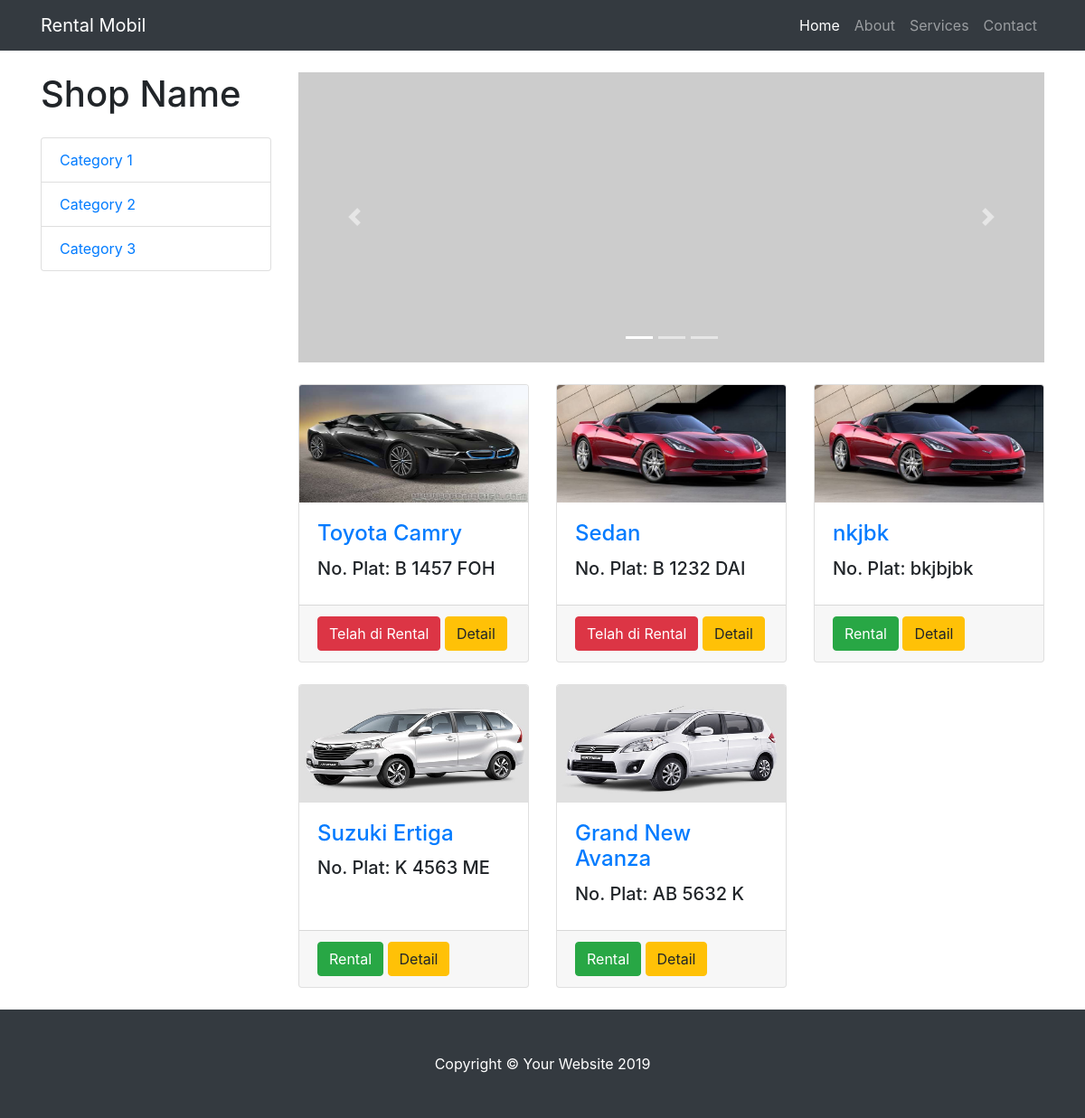
The page /index.php/customer/dashboard on the database its author committed.
### tables this page shows
CREATE TABLE `mobil` (
  `id_mobil` int(11) NOT NULL,
  `kode_type` varchar(120) NOT NULL,
  `merk` varchar(120) NOT NULL,
  `no_plat` varchar(20) NOT NULL,
  `warna` varchar(20) NOT NULL,
  `tahun` varchar(4) NOT NULL,
  `status` varchar(50) NOT NULL,
  `gambar` varchar(255) NOT NULL
);

### application/controllers/customer/Dashboard.php (called while the page is built, shortened)
<?php
class Dashboard extends CI_Controller
{
    public function index()
    {
        $data['judul'] = 'Dashboard';
        $data['mobil'] = $this->rental_model->getDataMobil();
        $this->load->view('templates_customer/header', $data);
        $this->load->view('customer/dashboard', $data);
        $this->load->view('templates_customer/footer');
    }
}

### index.php (called while the page is built, shortened)
<?php
require_once BASEPATH.'core/CodeIgniter.php';

### application/models/rental_model.php (called while the page is built, shortened)
<?php
class rental_model extends CI_model
{
    public function getDataMobil()
    {
        return $this->db->get('mobil')->result_array();
    }
}

### application/views/customer/dashboard.php (the view, shortened to what this page needs)
<body>
    <nav class="navbar navbar-expand-lg navbar-dark bg-dark fixed-top">
        <div class="container">
            <a class="navbar-brand" href="#">Rental Mobil</a>
            <div class="collapse navbar-collapse" id="navbarResponsive">
                <ul class="navbar-nav ml-auto">
                    <li class="nav-item active">
                        <a class="nav-link" href="#">Home
                        </a>
                    </li>
                    <li class="nav-item">
                        <a class="nav-link" href="#">About</a>
                    </li>
                    <li class="nav-item">
                        <a class="nav-link" href="#">Services</a>
                    </li>
                    <li class="nav-item">
                        <a class="nav-link" href="#">Contact</a>
                    </li>
                </ul>
            </div>
        </div>
    </nav>
    <div class="container">
        <div class="row">
            <div class="col-lg-3">
                <h1 class="my-4">Shop Name</h1>
                <div class="list-group">
                    <a href="#" class="list-group-item">Category 1</a>
                    <a href="#" class="list-group-item">Category 2</a>
                    <a href="#" class="list-group-item">Category 3</a>
                </div>
            </div>
            <div class="col-lg-9">
                <div id="carouselExampleIndicators" class="carousel slide my-4" data-ride="carousel">
                    <ol class="carousel-indicators">
                        <li data-target="#carouselExampleIndicators" data-slide-to="0" class="active"></li>
                        <li data-target="#carouselExampleIndicators" data-slide-to="1"></li>
                        <li data-target="#carouselExampleIndicators" data-slide-to="2"></li>
                    </ol>
                    <div class="carousel-inner" role="listbox">
                        <div class="carousel-item active">
                            <img class="d-block img-fluid" src="http://placehold.it/900x350" alt="First slide">
                        </div>
                    </div>
                    <a class="carousel-control-prev" href="#carouselExampleIndicators" role="button" data-slide="prev">
                        <span class="carousel-control-prev-icon" aria-hidden="true"></span>
                    </a>
                    <a class="carousel-control-next" href="#carouselExampleIndicators" role="button" data-slide="next">
                        <span class="carousel-control-next-icon" aria-hidden="true"></span>
                    </a>
                </div>
                <div class="row">
                    <?php foreach ($mobil as $mbl) : ?>
                    <div class="col-lg-4 col-md-6 mb-4">
                        <div class="card h-100">
                            <a href="#"><img class="card-img-top" src="<?= base_url('assets/img/imgcar/') . $mbl['gambar']; ?>" alt="<?= $mbl['merk']; ?>" width="160px" height="130px"></a>
                            <div class="card-body">
                                <h4 class="card-title">
                                    <a href="#"><?= $mbl['merk']; ?></a>
                                </h4>
                                <h5>No. Plat: <?= $mbl['no_plat']; ?></h5>
                            </div>
                            <div class="card-footer">
                                <?php
                                    if ($mbl['status'] == 0) {
                                        echo "<span class='btn btn-danger' disable>Telah di Rental</span>";
                                    } else {
                                        echo anchor('customer/Rental/tambahRental' . $mbl['id_mobil'], '<button class="btn btn-success">Rental</button>');
                                    }
                                    ?>
                                <a href="" class="btn btn-warning">Detail</a>
                            </div>
                        </div>
                    </div>
                    <?php endforeach; ?>
                </div>
            </div>
        </div>
    </div>

### assets/assets_shop/css/shop-homepage.css (style rules this page uses)
body { padding-top: 56px; }

### rows shown on the page
mobil: gambar (picture), merk "Toyota Camry", no_plat "B 1457 FOH", status "Telah di Rental"
mobil: gambar (picture), merk "Sedan", no_plat "B 1232 DAI", status "Telah di Rental"
mobil: gambar (picture), merk "nkjbk", no_plat "bkjbjbk", id_mobil "Rental"
mobil: gambar (picture), merk "Suzuki Ertiga", no_plat "K 4563 ME", id_mobil "Rental"
mobil: gambar (picture), merk "Grand New Avanza", no_plat "AB 5632 K", id_mobil "Rental"
